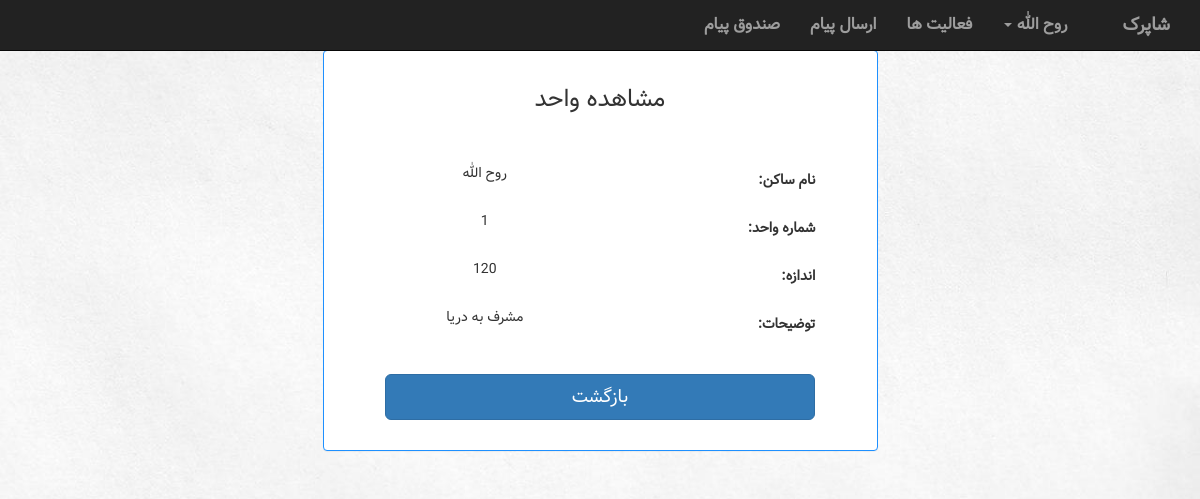
The app's page /building/1/runit/1/ (signed in) with its own data.
### building/models.py (models this page shows, shortened)
class Building(models.Model):
    manager = models.ForeignKey(Account, on_delete=models.CASCADE)
    name = models.CharField(max_length=100)
    Address = models.CharField(max_length=300)
    info = models.TextField()

class Unit(models.Model):
    size = models.IntegerField()
    info = models.TextField()
    number = models.IntegerField()
    account = models.ForeignKey(Account, on_delete=models.CASCADE, null=True, blank=True)
    building = models.ForeignKey(Building, on_delete=models.CASCADE)

### manageUser/models.py (models this page shows, shortened)
class Account(models.Model):
    user = models.OneToOneField(User, on_delete=models.CASCADE)
    type = models.IntegerField(default=UserType.MANAGER)
    activation_key = models.CharField(max_length=40, blank=True, null=True)

### building/views.py (the view)
# urls.py: url(r'^(?P<building_id>[0-9]+)/runit/(?P<pk>[0-9]+)/$', views.runit, name="runit"),
def runit(request, building_id, pk):
    template_name = 'building/runit.html'
    data = 'مشاهده واحد'
    unit = Unit.objects.get(pk=pk)
    form_class = myForm.CreateUnitForm
    context = {
               'building': Building.objects.get(pk=building_id),
               'accountType': Account.objects.get(user=request.user).type,
               'form': form_class(instance=unit),
               'data': data,
               }
    return render(request, template_name, context)

### building/templates/building/runit.html (shortened to what this page needs)
{% extends 'building/UserNavBar.html' %}
{% load staticfiles %}
{% block body %}
        <div class="container">
    <div class="row">
        <div class="col-lg-offset-3 col-md-6">
            <div class="panel panel-default">
                <div class="panel-body">
                    <h3>{{ data }}</h3> <br><br>
                    <form class="form-horizontal" role="form" action="{% url 'building:cunit' building_id=building.id %}" method="get" enctype="multipart/form-data">
                        {% for field in form %}
                            <div class="form-group">
                            <div class="col-sm-offset-2 col-sm-10">
                            </div>
                                {% if field.name == 'account' %}
                                    <div class="col-sm-8 col-lg-7">
                                    {% if form.instance.account %}
                                    <p>{{ form.instance.account.user.first_name}} {{ form.instance.account.user.last_name}}</p>
                                    {% else %}
                                    <p>خالی</p>
                                    {% endif %}
                                    </div>
                                {% else %}
                                    <div class="col-sm-8 col-lg-7">{{ field.value|default_if_none:""}}</div>
                                {% endif %}
                            <label class="control-label col-sm-4 col-lg-4" for="song_title">{{ field.label_tag }}</label>
                            </div>
                        {% endfor %}
                        <div class="form-group">
                            <div class="col-md-10 col-lg-offset-1">
                                <br>
                                <button type="submit" class="btn btn-lg btn-primary btn-block">بازگشت</button>
                            </div>
                        </div>
                    </form>
                </div>
            </div>
        </div>
    </div>
</div>
{% endblock %}

### building/templates/building/UserNavBar.html (shortened to what this page needs)
<!DOCTYPE html>
<html lang="en">
<head>
    <link rel="stylesheet" href="https://maxcdn.bootstrapcdn.com/bootstrap/3.3.7/css/bootstrap.min.css">
</head>
{% load staticfiles %}
<link rel="stylesheet" href="{% static 'building/BuildingNavBarStyle.css' %}">
<link rel="stylesheet" href="{% static 'building/BuildingListStyle.css' %}">
<link rel="stylesheet" href="{% static 'building/ModalStyle.css' %}">
<link rel="stylesheet" href="{% static 'building/TableStyle.css' %}">
<link rel="stylesheet" href="{% static 'building/dashboardStyle.css' %}">
<link rel="stylesheet" href="{% static 'building/pollFormStyle.css' %}">
<link rel="stylesheet" href="{% static 'building/chart.css' %}">
    {% load i18n admin_modify %}
<body>
<nav class="navbar navbar-inverse navbar-fixed-top" style="position: fixed">
      <div class="container-fluid" >
            <div class="navbar-header pull-right">
              <a class="navbar-brand active" href="{% url 'building:building' %}">{% if building %} {{ building.name}} {% else %} لیست ساختمان ها {% endif %} </a>
            </div>
            <div class="collapse navbar-collapse" id="topNavBar">
                  <ul class="nav navbar-nav pull-right">
                      <li><a href="{% url 'building:inbox' %}">صندوق پیام</a></li>
                      <li><a href="{% url 'building:sendmessage' %}">ارسال پیام</a></li>
                      <li><a href="{% url 'building:activities' %}">فعالیت ها <span class="sr-only">(current)</span></a></li>
                      <li class="dropdown">
                          <a href="#" class="dropdown-toggle" data-toggle="dropdown" role="button" aria-haspopup="true" aria-expanded="false">{{ request.user.first_name }} <span class="caret"></span></a>
                      </li>
                  </ul>
            </div>
      </div>
</nav>
<div style="height: 30px">
</div>
{% block body %}
{% endblock %}
</body>
</html>

### building/static/building/BuildingNavBarStyle.css (style rules this page uses)
.container { font-family: SamSamFont; }
form { direction: rtl; }
nav { font-family: SamSamFont; font-weight: bolder; font-size: medium; }
ul { list-style: none; }
body { direction: rtl; text-align: center; background-image: url("../images/Background.jpg"); background-size: cover; }

### building/static/building/BuildingListStyle.css (style rules this page uses)
.panel-default { border-color: dodgerblue; }
a { color: white; }
body { font-family: SamSamFont; }

### building/static/building/pollFormStyle.css (style rules this page uses)
body { margin-top: 20px; }

### records on screen
Building: name "شاپرک"
Unit: instance.account.user.first_name "روح الله", value "مشرف به دریا"

### other values on screen
{{ request.user.first_name }} "روح الله"
{{ data }} "مشاهده واحد"
{{ field.label_tag }} "نام ساکن:" "شماره واحد:" "اندازه:" "توضیحات:"
{{ field.value|default_if_none:"" }} "1" "120"
